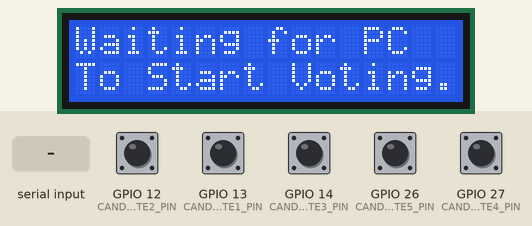
Simulated run of this sketch. Board: ESP32. On the bench: 16×2 character LCD. The inputs (shaded band) are chosen by the test bench; at power-on: GPIO 12 (CANDIDATE2_PIN), GPIO 13 (CANDIDATE1_PIN), GPIO 14 (CANDIDATE3_PIN), GPIO 26 (CANDIDATE5_PIN), GPIO 27 (CANDIDATE4_PIN) HIGH. What the sketch prints to the serial monitor is not drawn.

Above: at 1.2 s.
1.3 s: "ACK:VOTE_OK\n" received over Serial
At 2.2 s:
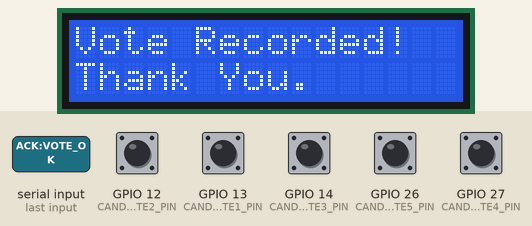
4.3 s: "ACK:VOTE_ERROR\n" received over Serial
At 5.6 s:
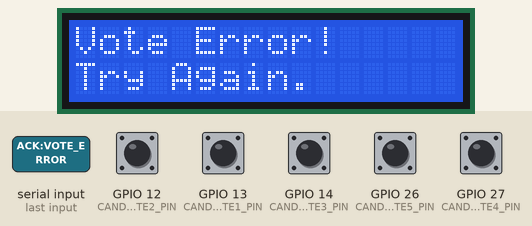
7.3 s: "PC_READY\n" received over Serial
At 8.1 s:
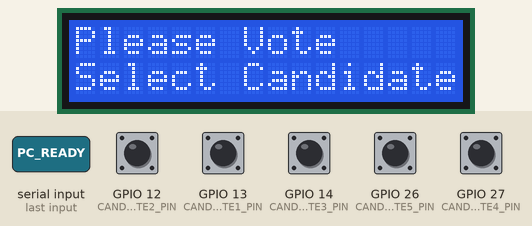
8.8 s: GPIO 12 (CANDIDATE2_PIN) pulled LOW for 0.15 s
At 10.3 s:
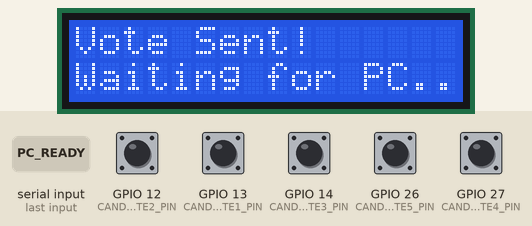
11.9 s: "ACK:VOTE_OK\n" received over Serial
At 12.5 s:
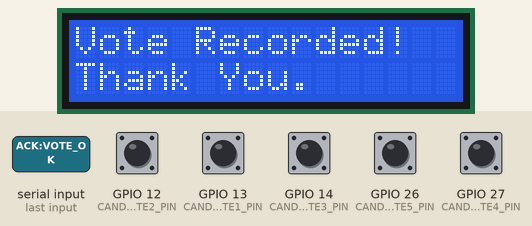
14.9 s: "ACK:VOTE_ERROR\n" received over Serial
At 16.1 s:
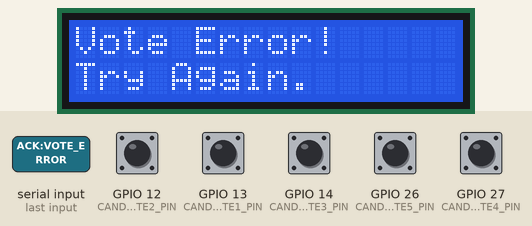
Timing chart, 0 to 17.9 s (numbered marks = the images above; inputs shaded):
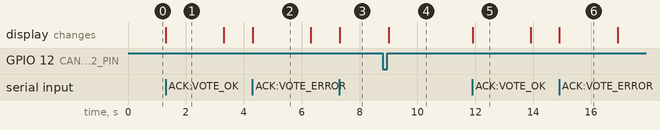

Measured:
- after the input at 1.3 s, the display: changes at once (image 1)
- after the input at 4.3 s, the display: changes at once (image 2)
- after the input at 7.3 s, the display: changes at once (image 3)
- after the input at 8.8 s, the display: changes after 0.21 s (image 4)
- after the input at 11.9 s, the display: changes at once (image 5)
- after the input at 14.9 s, the display: changes at once (image 6)
- what the display in image 1 shows lasts 2.0 s, from 1.3 s to 3.3 s

The sketch:

Version_4.ino
```cpp
// ESP32 Arduino Code (Version_4.ino) - Modified for 4-bit parallel LCD

// --- IMPORTANT: Replace these pin numbers with your actual connections ---
// LiquidCrystal display pins (adjust as per your wiring)
// rs, en, d4, d5, d6, d7
#define LCD_RS 23 // Example GPIO pin for Register Select
#define LCD_EN 22 // Example GPIO pin for Enable
#define LCD_D4 19 // Example GPIO pin for Data 4
#define LCD_D5 18 // Example GPIO pin for Data 5
#define LCD_D6 17 // Example GPIO pin for Data 6
#define LCD_D7 16 // Example GPIO pin for Data 7

// You will need this library for character LCDs
#include <LiquidCrystal.h>

// Initialize the LiquidCrystal library with the numbers of the interface pins
LiquidCrystal lcd(LCD_RS, LCD_EN, LCD_D4, LCD_D5, LCD_D6, LCD_D7);

// Button pins (adjust as per your wiring)
#define CANDIDATE1_PIN 13 // Example GPIO pin for Candidate 1
#define CANDIDATE2_PIN 12 // Example GPIO pin for Candidate 2
#define CANDIDATE3_PIN 14 // Example GPIO pin for Candidate 3
#define CANDIDATE4_PIN 27 // Example GPIO pin for Candidate 4
#define CANDIDATE5_PIN 26 // Example GPIO pin for Candidate 5

// EVM States
enum EVMState {
    BOOTING,
    WAITING_FOR_PC_READY, // PC is ready, but EVM hasn't confirmed voting slot open
    VOTER_AUTH_READY,     // PC has authorized, EVM is ready for vote input
    VOTE_CONFIRMED,       // EVM has received a vote, waiting for PC acknowledgment
    VOTE_FINALIZED_OK,    // PC acknowledged vote as OK
    VOTE_FINALIZED_ERROR, // PC acknowledged vote as ERROR
    ERROR_STATE
};

EVMState currentEVMState = BOOTING;

// --- Setup ---
void setup() {
    Serial.begin(115200); // Start serial communication at 115200 baud

    // Set up the LCD's number of columns and rows:
    lcd.begin(16, 2); // Assuming a 16x2 LCD. Change to 20,4 for 20x4 LCD.

    // Configure button pins as inputs with pull-up resistors
    pinMode(CANDIDATE1_PIN, INPUT_PULLUP);
    pinMode(CANDIDATE2_PIN, INPUT_PULLUP);
    pinMode(CANDIDATE3_PIN, INPUT_PULLUP);
    pinMode(CANDIDATE4_PIN, INPUT_PULLUP);
    pinMode(CANDIDATE5_PIN, INPUT_PULLUP);

    Serial.println("EVM_READY"); // Signal to PC that EVM is booted and ready
    currentEVMState = WAITING_FOR_PC_READY;
    displayBootMessage();
}

// --- Loop ---
void loop() {
    handleSerialCommunication(); // Always check for PC commands

    switch (currentEVMState) {
        case BOOTING:
            // Should transition to WAITING_FOR_PC_READY in setup()
            break;

        case WAITING_FOR_PC_READY:
            displayWaitingForPC();
            break;

        case VOTER_AUTH_READY:
            handleVoteInput(); // Check for button presses
            break;

        case VOTE_CONFIRMED:
            displayVoteSent();
            // Stays in this state until ACK:VOTE_OK or ACK:VOTE_ERROR is received from PC
            break;

        case VOTE_FINALIZED_OK:
            displayVoteRecordedOK();
            delay(2000); // Show success message for 2 seconds
            currentEVMState = WAITING_FOR_PC_READY; // Go back to waiting for next authorization
            break;

        case VOTE_FINALIZED_ERROR:
            displayVoteRecordedError();
            delay(2000); // Show error message for 2 seconds
            currentEVMState = WAITING_FOR_PC_READY; // Go back to waiting for next authorization
            break;

        case ERROR_STATE:
            displayError();
            // Potentially attempt to re-establish connection or allow manual reset
            break;
    }
}

// --- Serial Communication Handlers (ESP32 Side) ---
void handleSerialCommunication() {
    if (Serial.available()) {
        String command = Serial.readStringUntil('\n');
        command.trim(); // Remove any whitespace

        Serial.print("EVM Received: ");
        Serial.println(command); // Echo received command for debugging

        if (command == "PC_READY") {
            Serial.println("EVM:VOTER_SLOT_OPEN"); // Confirm to PC that EVM is ready for a vote
            currentEVMState = VOTER_AUTH_READY;
            displayReadyToVote();
        } else if (command == "ACK:VOTE_OK") {
            currentEVMState = VOTE_FINALIZED_OK;
        } else if (command == "ACK:VOTE_ERROR") {
            currentEVMState = VOTE_FINALIZED_ERROR;
        }
        // Add more commands if needed
    }
}

// --- Vote Input Handling ---
void handleVoteInput() {
    int votedCandidate = -1; // -1 means no vote yet

    if (digitalRead(CANDIDATE1_PIN) == LOW) {
        votedCandidate = 0; // Candidate 0
    } else if (digitalRead(CANDIDATE2_PIN) == LOW) {
        votedCandidate = 1; // Candidate 1
    } else if (digitalRead(CANDIDATE3_PIN) == LOW) {
        votedCandidate = 2; // Candidate 2
    } else if (digitalRead(CANDIDATE4_PIN) == LOW) {
        votedCandidate = 3; // Candidate 3
    } else if (digitalRead(CANDIDATE5_PIN) == LOW) {
        votedCandidate = 4; // Candidate 4
    }

    if (votedCandidate != -1) {
        delay(200); // Debounce delay
        while (digitalRead(CANDIDATE1_PIN) == LOW || digitalRead(CANDIDATE2_PIN) == LOW ||
               digitalRead(CANDIDATE3_PIN) == LOW || digitalRead(CANDIDATE4_PIN) == LOW ||
               digitalRead(CANDIDATE5_PIN) == LOW) {
            // Wait for button release
        }

        Serial.print("VOTE:");
        Serial.println(votedCandidate); // Send vote to PC
        currentEVMState = VOTE_CONFIRMED; // EVM waits for PC acknowledgment
        displayVoteSent();
    }
}

// --- Display Functions (Modified for LiquidCrystal) ---
void lcdClearAndSetCursor() {
    lcd.clear();
    lcd.setCursor(0, 0);
}

void displayBootMessage() {
    lcdClearAndSetCursor();
    lcd.print("EVM Initializing...");
}

void displayWaitingForPC() {
    lcdClearAndSetCursor();
    lcd.print("Waiting for PC");
    lcd.setCursor(0,1); // Go to second line
    lcd.print("To Start Voting...");
}

void displayReadyToVote() {
    lcdClearAndSetCursor();
    lcd.print("Please Vote");
    lcd.setCursor(0,1); // Go to second line
    lcd.print("Select Candidate");
}

void displayVoteSent() {
    lcdClearAndSetCursor();
    lcd.print("Vote Sent!");
    lcd.setCursor(0,1); // Go to second line
    lcd.print("Waiting for PC...");
}

void displayVoteRecordedOK() {
    lcdClearAndSetCursor();
    lcd.print("Vote Recorded!");
    lcd.setCursor(0,1); // Go to second line
    lcd.print("Thank You.");
}

void displayVoteRecordedError() {
    lcdClearAndSetCursor();
    lcd.print("Vote Error!");
    lcd.setCursor(0,1); // Go to second line
    lcd.print("Try Again.");
}

void displayError() {
    lcdClearAndSetCursor();
    lcd.print("EVM Error!");
    lcd.setCursor(0,1); // Go to second line
    lcd.print("Check Wiring.");
}
```
